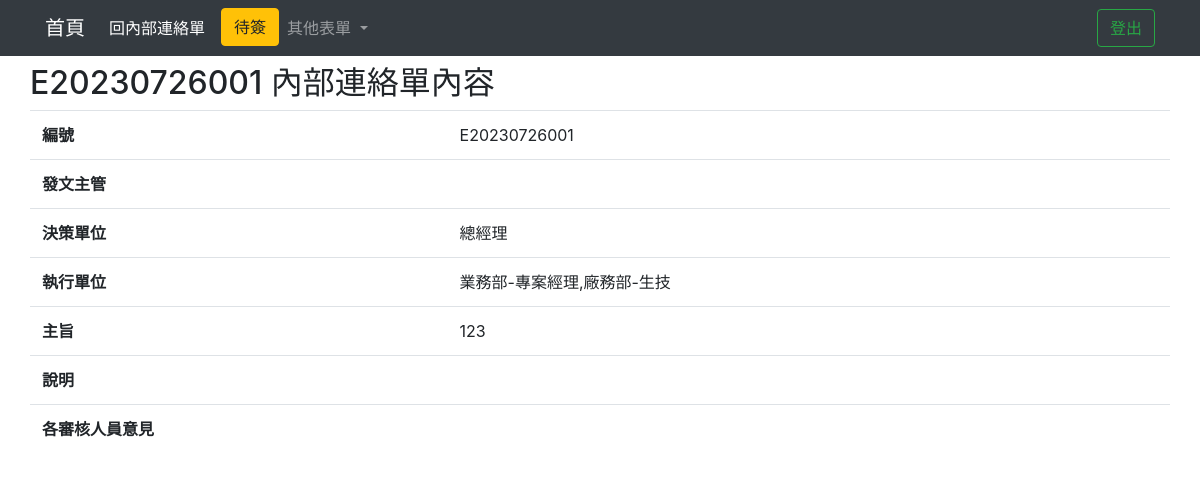
Page /contactView/E20230726001/ on the committed database.
### testapp/models.py (models this page shows)
class Home(models.Model):
    TYPE = (("簽呈","簽呈"),("會議記錄","會議記錄"),("內部連絡單","內部連絡單"),
            ("工程發包議價記錄單","工程發包議價記錄單"),("設計變更通知單","設計變更通知單"))
    DEP = (("總經理室","總經理室"),("稽核室","稽核室"),("文管中心","文管中心"),
            ("管理部","管理部"),("業務設計部","業務設計部"),("廠務部","廠務部"))
    PRO = (("草稿","草稿"),("流程中","流程中"),("廢單","廢單"),("結案","結案"))
    REC = (("None","無"),("郭文龍","郭文龍"),("侯國興","侯國興"),("郭文河","郭文河"),("高晟琅","高晟琅"),("黃睿堂","黃睿堂"),("鄭任雯","鄭任雯"),("高麗華","高麗華"),("侯宗仁","侯宗仁"),("黃美禎","黃美禎"),("江水木","江水木"),("吳建進","吳建進"),("王韋盛","王韋盛"),("陳佳欣","陳佳欣"),("蔡孟亭","蔡孟亭"),("馮文明","馮文明"),("陳恆瑞","陳恆瑞"),("郭文欽","郭文欽"),("陳春能","陳春能"),("黃春北","黃春北"))
    cNumber = models.CharField(max_length=50, default='', null=False)
    cAuther = models.CharField(max_length=20, null=False)#姓名
    cDepartment = models.CharField(max_length=50,null=False, choices=DEP)#單位
    cType = models.CharField(max_length=10,default=" ",null=False, choices=TYPE)
    cProgress = models.CharField(max_length=20,null=False,default='',choices=PRO)
    cDate = models.DateField(null=False)#日期
    cEndDate = models.DateField(blank=True, null=True)
    cLock = models.CharField(max_length=5,null=False,default='否')
    cReceive  = models.CharField(max_length=20,blank=True,null=True,choices=REC)
    cFile = models.FileField(blank=True, null=True)

class Contact (models.Model):
    cNumber = models.CharField(max_length=50, default='', null=False)#編號
    cAutherManager = models.CharField(max_length=20,blank=True)#發文主管
    cDecisionDep = models.CharField(max_length=50,null=False)#決策單位
    cImplementDep = models.CharField(max_length=50)#執行單位
    cSubject = models.TextField(null=False)#主旨
    cDiscription = models.TextField(blank=True)#說明
    cOption = models.TextField(blank=True)#各審核人員意見
    home = models.OneToOneField(Home, on_delete=models.CASCADE,default='')

### testapp/views.py (the view)
# urls.py: path('contactView/<str:cNumber>/',contactView),
def contactView(request,cNumber=None):
    if request.user.is_authenticated:
        username=request.user.username
        authenticate=request.user.is_staff
        firstname = request.user.first_name
    home = Home.objects.get(cNumber=cNumber)
    contact = Contact.objects.get(cNumber=cNumber)
    return render(request, "contactView.html",locals())

### templates/contactView.html (shortened to what this page needs)
<!DOCTYPE html>
<html lang="en">
<head>
    <link rel="stylesheet" href="https://cdn.jsdelivr.net/npm/bootstrap@4.6.2/dist/css/bootstrap.min.css">
    {% load static %}
</head>
<body>
    <nav class="navbar navbar-expand-lg navbar-dark bg-dark">
      <div class="container">
        <a class="navbar-brand" href="/homeIndex/">首頁</a>
        <div class="collapse navbar-collapse" id="navbarSupportedContent">
          <ul class="navbar-nav mr-auto">
            <li class="nav-item active">
                <a class="nav-link" href="/contactallIndex/">回內部連絡單 <span class="sr-only">(current)</span></a>
            </li>
            <ul class="navbar-nav ml-2">
              <li class="nav-item">
                <button class="btn btn-warning my-2 my-sm-0" id="{{firstname}}" onclick="perosonIndex(event)">待簽</button>
              </li>
            </ul>
            <li class="nav-item dropdown">
              <a class="nav-link dropdown-toggle" href="#" role="button" data-toggle="dropdown" aria-expanded="false">
                其他表單
              </a>
            </li>
          </ul>
          <ul class="navbar-nav ml-2">
            <li class="nav-item active">
              <a class="nav-link disabled" style="color: green;">{{firstname}} <span class="sr-only">(current)</span></a>
            </li>
          </ul>
          <ul class="navbar-nav ml-2">
            <li class="nav-item">
              <button class="btn btn-outline-success my-2 my-sm-0" onclick="Logout(event)">登出</button>
            </li>
          </ul>
        </div>
      </div>
    </nav>
    <div class="container">
      <div class="row">
        <h2 class="mt-2">{{home.cNumber}} 內部連絡單內容</h2>
      </div>
    </div>
    <form action="." method="POST" name="form1">
        <div class="container">
            <div class="row">
                <table class="table">
                    <tr>
                        <th>編號</th>
                        <td>{{contact.cNumber}}</td>
                      </tr>
                    <tr>
                        <th>發文主管</th>
                        <td>{{contact.cAutherManager}}</td>
                    </tr>
                    <tr>
                        <th>決策單位</th>
                        <td>{{contact.cDecisionDep}}</td>
                    </tr>
                    <tr>
                        <th>執行單位</th>
                        <td>{{contact.cImplementDep}}</td>
                    </tr>
                    <tr>
                        <th>主旨</th>
                        <td>{{contact.cSubject}}</td>
                    </tr>
                    <tr>
                        <th>說明</th>
                        <td>{{contact.cDiscription}}</td>
                    </tr>
                    <tr>
                        <th>各審核人員意見</th>
                        <td>{{contact.cOption}}</td>
                    </tr>
                </table>
            </div>
        </div>
    </form>
</body>
</html>

### rows in the picture
Home: cNumber "E20230726001"
Contact: cNumber "E20230726001", cDecisionDep "總經理", cImplementDep "業務部-專案經理,廠務部-生技", cSubject "123"
